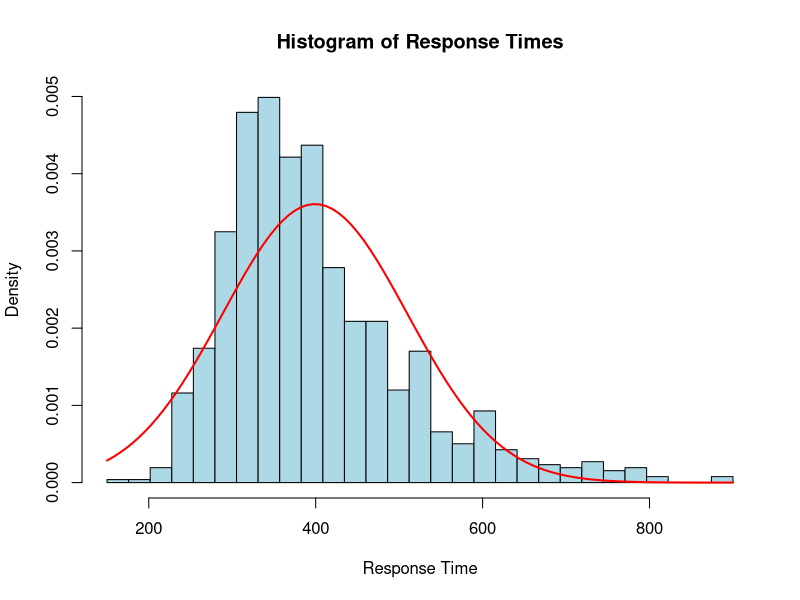
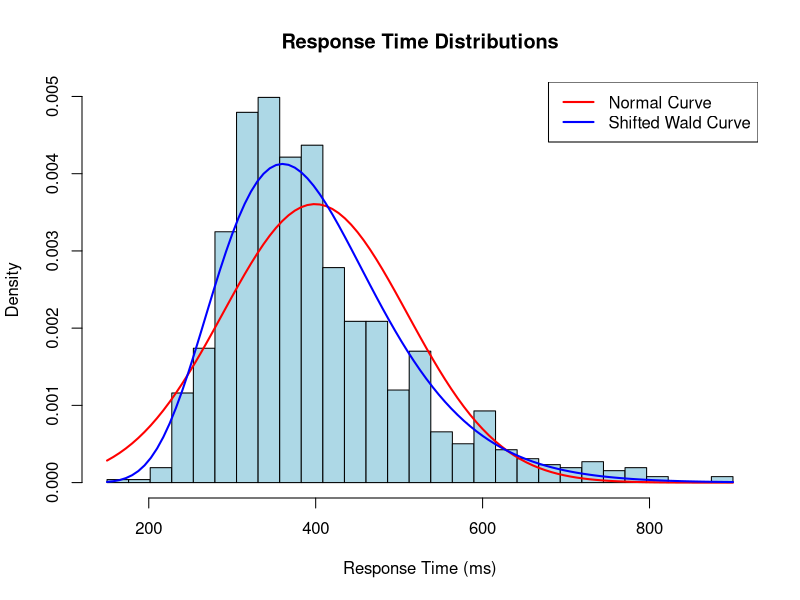

Generate these figures, in order, with R:
#install.packages("moments")

# Set seed for reproducibility
set.seed(123)

# Define minimum and maximum response times
min_time <- 150
max_time <- 900

# Generate response times following an ex-Gaussian distribution
mu <- 300  # Mean of the normal component
sigma <- 50  # Standard deviation of the normal component
tau <- 100  # Mean of the exponential component
response_times <- rnorm(1000, mean = mu, sd = sigma) + rexp(1000, rate = 1/tau)

# Truncate response times to ensure they fall within the range
response_times <- pmax(pmin(response_times, max_time), min_time)

# Plot histogram with proper breaks
hist(response_times, breaks = seq(min_time, max_time, length.out = 30), freq = FALSE, main = "Histogram of Response Times", xlab = "Response Time", ylab = "Density", col = "lightblue")

# Fit with normal curve
muN <- mean(response_times)
sigmaN <- sd(response_times)
curve(dnorm(x, mean = muN, sd = sigmaN), col = "red", lwd = 2, add = TRUE)

#Density function for shifted-Wald
dsw = function(x, alpha, gamma){
  return((alpha/(sqrt(2*pi*x^3)))*exp(-(alpha-gamma*x)^2/(2*x)))
}

dsw_density <- function(x, alpha, gamma) {
  return(dsw(x, alpha, gamma))
}

#Negative log-likelihood for shifted-Wald
nll.sw = function(data, pars){
  alpha = pars[1] # response threshold
  gamma = pars[2] # drift rate
  return(-sum(log(dsw(data,alpha,gamma))))
}

#Create function to guess initial parameters
init.sw = function(x) {
  theta = min(x)   #shift
  gamma = 0.1
  alpha = 200 
  return(c(alpha,gamma, theta))	
}

#SHIFTED-WALD
#Set initial parameters for swMod
initParsw1 = init.sw(response_times)

#Perform optimization for swMod1
swMod = optim(par = initParsw1,
               fn = nll.sw,
               data = response_times)

# extract parameters
alpha1 = swMod$par[1]
gamma1 = swMod$par[2]
theta1 = swMod$par[3]

hist(response_times, breaks = seq(min_time, max_time, length.out = 30), freq = FALSE, main = "Response Time Distributions", xlab = "Response Time (ms)", ylab = "Density", col = "lightblue")

# Fit with normal curve
muN <- mean(response_times)
sigmaN <- sd(response_times)
curve(dnorm(x, mean = muN, sd = sigmaN), col = "red", lwd = 2, add = TRUE)
#Fit the sWald curve
curve(dsw_density(x, alpha1, gamma1), from = min_time, to = max_time, col = "blue", lwd = 2, add = TRUE, args = list(alpha = alpha1, gamma = gamma1))
legend("topright", legend = c("Normal Curve", "Shifted Wald Curve"), col = c("red", "blue"), lwd = 2)
